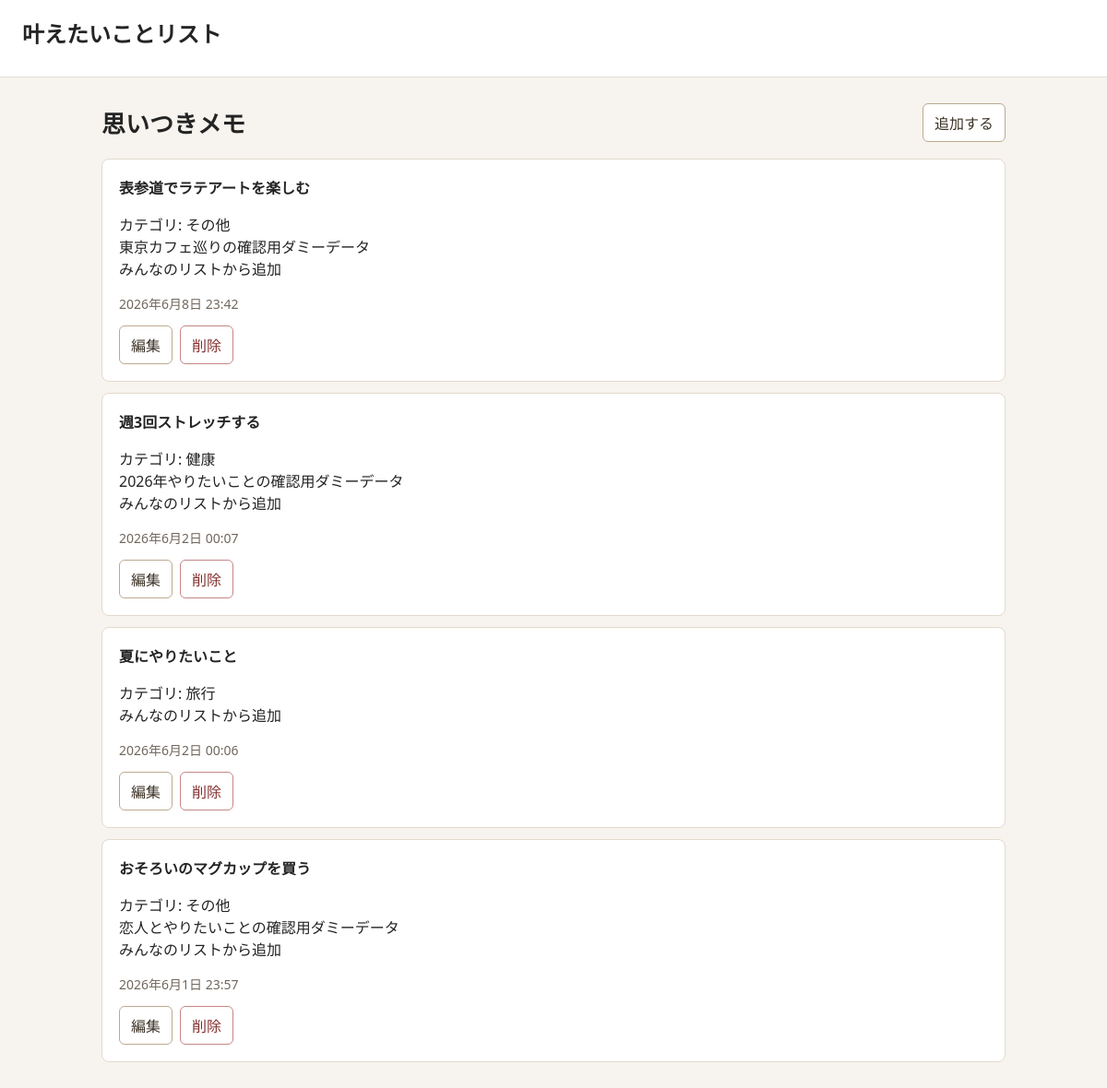
Screenshot of /ideas/ (signed in) with the database file from the repository.
### goals/models.py (models this page shows, shortened)
class IdeaMemo(models.Model):
    user = models.ForeignKey(
        settings.AUTH_USER_MODEL,
        verbose_name="ユーザー",
        on_delete=models.CASCADE,
        blank=True,
        null=True,
        related_name="idea_memos",
    )
    title = models.CharField("思いつきメモ", max_length=200)
    note = models.TextField("補足", blank=True)
    created_at = models.DateTimeField(auto_now_add=True)
    updated_at = models.DateTimeField(auto_now=True)
    class Meta:
        ordering = ["-created_at"]

### goals/views.py (the view)
# urls.py: path("ideas/", views.idea_memo_list, name="idea_memo_list"),
def idea_memo_list(request):
    if not request.user.is_authenticated:
        return redirect("login")
    return render(request, "goals/idea_memo_list.html", {"memos": IdeaMemo.objects.filter(user=request.user)})

### goals/templates/goals/idea_memo_list.html (shortened to what this page needs)
{% extends "goals/base.html" %}
{% block content %}
<div class="page-title">
    <h2>思いつきメモ</h2>
    <a class="button" href="{% url 'goals:idea_memo_add' %}">追加する</a>
</div>
{% for memo in memos %}
    <article class="item">
        <div class="item-title">{{ memo.title }}</div>
        {% if memo.note %}<p>{{ memo.note|linebreaksbr }}</p>{% endif %}
        <p class="meta">{{ memo.created_at|date:"Y年n月j日 H:i" }}</p>
        <div class="actions">
            <a class="button" href="{% url 'goals:idea_memo_edit' memo.pk %}">編集</a>
            <a class="button danger" href="{% url 'goals:idea_memo_delete' memo.pk %}">削除</a>
        </div>
    </article>
{% empty %}
    <p class="notice">まだ思いつきメモがありません。</p>
{% endfor %}
{% endblock %}

### goals/templates/goals/base.html (style rules this page uses)
body { margin: 0; color: #242424; background: #f7f4ef; font-family: system-ui, -apple-system, BlinkMacSystemFont, "Segoe UI", sans-serif; }
nav a, .button, .user-menu summary { display: inline-block; border: 1px solid #bca98f; border-radius: 6px; padding: 8px 12px; color: #3d3327; background: #ffffff; text-decoration: none; cursor: pointer; font: inherit; }
.page-title { display: flex; align-items: center; justify-content: space-between; gap: 16px; margin-bottom: 18px; }
.page-title h2 { margin: 0; font-size: 26px; }
.panel, .item, form.form-box { border: 1px solid #e3d9cb; border-radius: 8px; background: #ffffff; padding: 18px; }
.item { margin-bottom: 12px; }
.item-title { font-weight: 700; }
.meta { color: #71675c; font-size: 14px; margin-top: 6px; }
.actions { display: flex; flex-wrap: wrap; gap: 8px; margin-top: 12px; }
.danger { border-color: #c68686; color: #842f2f; }

### rows the page displays
IdeaMemo: title "表参道でラテアートを楽しむ", note "カテゴリ: その他 東京カフェ巡りの確認用ダミーデータ みんなのリストから追加", created_at "2026年6月8日 23:42"
IdeaMemo: title "週3回ストレッチする", note "カテゴリ: 健康 2026年やりたいことの確認用ダミーデータ みんなのリストから追加", created_at "2026年6月2日 00:07"
IdeaMemo: title "夏にやりたいこと", note "カテゴリ: 旅行 みんなのリストから追加", created_at "2026年6月2日 00:06"
IdeaMemo: title "おそろいのマグカップを買う", note "カテゴリ: その他 恋人とやりたいことの確認用ダミーデータ みんなのリストから追加", created_at "2026年6月1日 23:57"
